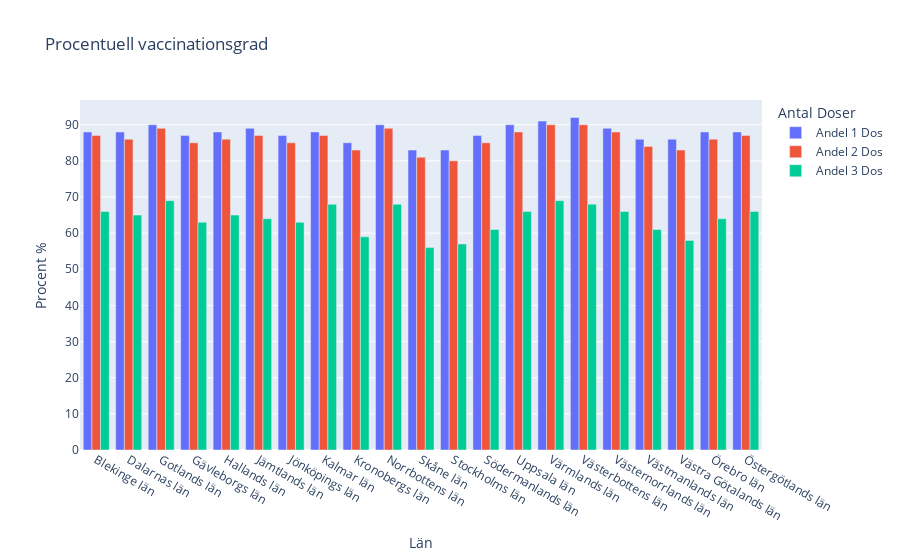

Here is the notebook cell this chart was saved with:
### Code cell
vaxx_plot = vaccin_andel_län.drop(['Antal minst 1 dos', 'Antal minst 2 doser', 'Antal 3 doser', 'Befolkning'], axis = 1) 
px.bar(vaxx_plot, barmode='group', labels={'value':'Procent % ', 'Län_namn':'Län', 'variable':'Antal Doser'}, title="Procentuell vaccinationsgrad" )

### Figure 1 — Plotly figure (JSON) as saved in the notebook; plotly's stock layout.template omitted (floating-point values rounded to 4 significant figures)
{"data": [{"alignmentgroup": "True", "hovertemplate": "Antal Doser=Andel 1 Dos<br>Län=%{x}<br>Procent % =%{y}<extra></extra>", "legendgroup": "Andel 1 Dos", "marker": {"color": "#636efa", "pattern": {"shape": ""}}, "name": "Andel 1 Dos", "offsetgroup": "Andel 1 Dos", "orientation": "v", "showlegend": true, "textposition": "auto", "type": "bar", "x": ["Blekinge län", "Dalarnas län", "Gotlands län", "Gävleborgs län", "Hallands län", "Jämtlands län", "Jönköpings län", "Kalmar län", "Kronobergs län", "Norrbottens län", "Skåne län", "Stockholms län", "Södermanlands län", "Uppsala län", "Värmlands län", "Västerbottens län", "Västernorrlands län", "Västmanlands län", "Västra Götalands län", "Örebro län", "Östergötlands län"], "xaxis": "x", "y": [88, 88, 90, 87, 88, 89, 87, 88, 85, 90, 83, 83, 87, 90, 91, 92, 89, 86, 86, 88, 88], "yaxis": "y"}, {"alignmentgroup": "True", "hovertemplate": "Antal Doser=Andel 2 Dos<br>Län=%{x}<br>Procent % =%{y}<extra></extra>", "legendgroup": "Andel 2 Dos", "marker": {"color": "#EF553B", "pattern": {"shape": ""}}, "name": "Andel 2 Dos", "offsetgroup": "Andel 2 Dos", "orientation": "v", "showlegend": true, "textposition": "auto", "type": "bar", "x": ["Blekinge län", "Dalarnas län", "Gotlands län", "Gävleborgs län", "Hallands län", "Jämtlands län", "Jönköpings län", "Kalmar län", "Kronobergs län", "Norrbottens län", "Skåne län", "Stockholms län", "Södermanlands län", "Uppsala län", "Värmlands län", "Västerbottens län", "Västernorrlands län", "Västmanlands län", "Västra Götalands län", "Örebro län", "Östergötlands län"], "xaxis": "x", "y": [87, 86, 89, 85, 86, 87, 85, 87, 83, 89, 81, 80, 85, 88, 90, 90, 88, 84, 83, 86, 87], "yaxis": "y"}, {"alignmentgroup": "True", "hovertemplate": "Antal Doser=Andel 3 Dos<br>Län=%{x}<br>Procent % =%{y}<extra></extra>", "legendgroup": "Andel 3 Dos", "marker": {"color": "#00cc96", "pattern": {"shape": ""}}, "name": "Andel 3 Dos", "offsetgroup": "Andel 3 Dos", "orientation": "v", "showlegend": true, "textposition": "auto", "type": "bar", "x": ["Blekinge län", "Dalarnas län", "Gotlands län", "Gävleborgs län", "Hallands län", "Jämtlands län", "Jönköpings län", "Kalmar län", "Kronobergs län", "Norrbottens län", "Skåne län", "Stockholms län", "Södermanlands län", "Uppsala län", "Värmlands län", "Västerbottens län", "Västernorrlands län", "Västmanlands län", "Västra Götalands län", "Örebro län", "Östergötlands län"], "xaxis": "x", "y": [66, 65, 69, 63, 65, 64, 63, 68, 59, 68, 56.0, 57.0, 61, 66, 69, 68, 66, 61, 58.0, 64, 66], "yaxis": "y"}], "layout": {"barmode": "group", "legend": {"title": {"text": "Antal Doser"}, "tracegroupgap": 0}, "title": {"text": "Procentuell vaccinationsgrad"}, "xaxis": {"anchor": "y", "domain": [0, 1], "title": {"text": "Län"}}, "yaxis": {"anchor": "x", "domain": [0, 1], "title": {"text": "Procent % "}}}}
